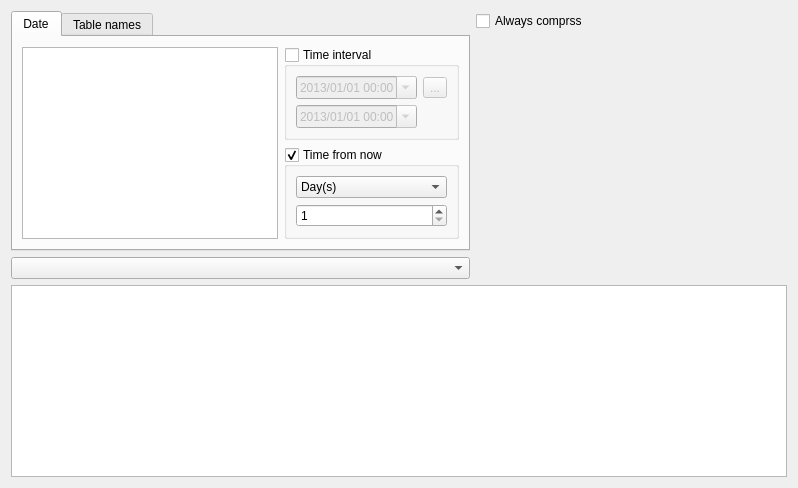
                  <widget class="QWidget" name="page_5">
                   <layout class="QGridLayout" name="gridLayout_13">
                    <item row="0" column="0" rowspan="2">
                     <widget class="QTabWidget" name="tbwHashSumm">
                      <property name="currentIndex">
                       <number>0</number>
                      </property>
                      <widget class="QWidget" name="tab_4">
                       <attribute name="title">
                        <string>Date</string>
                       </attribute>
                       <layout class="QGridLayout" name="gridLayout_7">
                        <item row="0" column="0" rowspan="2">
                         <widget class="QListView" name="lvMeterDataProfile_3">
                          <property name="sizePolicy">
                           <sizepolicy hsizetype="Preferred" vsizetype="Preferred">
                            <horstretch>0</horstretch>
                            <verstretch>0</verstretch>
                           </sizepolicy>
                          </property>
                          <property name="font">
                           <font>
                            <pointsize>12</pointsize>
                           </font>
                          </property>
                          <property name="mouseTracking">
                           <bool>false</bool>
                          </property>
                          <property name="editTriggers">
                           <set>QAbstractItemView::NoEditTriggers</set>
                          </property>
                          <property name="showDropIndicator" stdset="0">
                           <bool>false</bool>
                          </property>
                          <property name="alternatingRowColors">
                           <bool>true</bool>
                          </property>
                          <property name="selectionMode">
                           <enum>QAbstractItemView::SingleSelection</enum>
                          </property>
                          <property name="selectionBehavior">
                           <enum>QAbstractItemView::SelectItems</enum>
                          </property>
                         </widget>
                        </item>
                        <item row="0" column="1">
                         <widget class="QGroupBox" name="gbMeterDataFromTo_3">
                          <property name="sizePolicy">
                           <sizepolicy hsizetype="Preferred" vsizetype="Fixed">
                            <horstretch>0</horstretch>
                            <verstretch>0</verstretch>
                           </sizepolicy>
                          </property>
                          <property name="title">
                           <string>Time interval</string>
                          </property>
                          <property name="checkable">
                           <bool>true</bool>
                          </property>
                          <property name="checked">
                           <bool>false</bool>
                          </property>
                          <layout class="QGridLayout" name="gridLayout_21">
                           <item row="0" column="0">
                            <widget class="QDateTimeEdit" name="dteMeterDataFrom_3">
                             <property name="showGroupSeparator" stdset="0">
                              <bool>true</bool>
                             </property>
                             <property name="minimumDateTime">
                              <datetime>
                               <hour>0</hour>
                               <minute>0</minute>
                               <second>0</second>
                               <year>2013</year>
                               <month>1</month>
                               <day>1</day>
                              </datetime>
                             </property>
                             <property name="minimumDate">
                              <date>
                               <year>2013</year>
                               <month>1</month>
                               <day>1</day>
                              </date>
                             </property>
                             <property name="currentSection">
                              <enum>QDateTimeEdit::YearSection</enum>
                             </property>
                             <property name="displayFormat">
                              <string>yyyy/MM/dd HH:mm</string>
                             </property>
                             <property name="calendarPopup">
                              <bool>true</bool>
                             </property>
                            </widget>
                           </item>
                           <item row="2" column="0">
                            <widget class="QDateTimeEdit" name="dteMeterDataTo_3">
                             <property name="showGroupSeparator" stdset="0">
                              <bool>true</bool>
                             </property>
                             <property name="minimumDate">
                              <date>
                               <year>2013</year>
                               <month>1</month>
                               <day>1</day>
                              </date>
                             </property>
                             <property name="currentSection">
                              <enum>QDateTimeEdit::YearSection</enum>
                             </property>
                             <property name="displayFormat">
                              <string>yyyy/MM/dd HH:mm</string>
                             </property>
                             <property name="calendarPopup">
                              <bool>true</bool>
                             </property>
                            </widget>
                           </item>
                           <item row="0" column="1">
                            <widget class="QToolButton" name="toolButton_11">
                             <property name="text">
                              <string>...</string>
                             </property>
                            </widget>
                           </item>
                          </layout>
                         </widget>
                        </item>
                        <item row="1" column="1">
                         <widget class="QGroupBox" name="gbMeterDataYangerThan_3">
                          <property name="sizePolicy">
                           <sizepolicy hsizetype="Preferred" vsizetype="Fixed">
                            <horstretch>0</horstretch>
                            <verstretch>0</verstretch>
                           </sizepolicy>
                          </property>
                          <property name="title">
                           <string>Time from now</string>
                          </property>
                          <property name="checkable">
                           <bool>true</bool>
                          </property>
                          <property name="checked">
                           <bool>true</bool>
                          </property>
                          <layout class="QVBoxLayout" name="verticalLayout_32">
                           <item>
                            <widget class="QComboBox" name="cbMeterDataKftnt_3">
                             <property name="currentIndex">
                              <number>2</number>
                             </property>
                             <item>
                              <property name="text">
                               <string>Minute(s)</string>
                              </property>
                             </item>
                             <item>
                              <property name="text">
                               <string>Hour(s)</string>
                              </property>
                             </item>
                             <item>
                              <property name="text">
                               <string>Day(s)</string>
                              </property>
                             </item>
                             <item>
                              <property name="text">
                               <string>Month(s)</string>
                              </property>
                             </item>
                            </widget>
                           </item>
                           <item>
                            <widget class="QSpinBox" name="sbMeterDataInterval_3">
                             <property name="minimum">
                              <number>1</number>
                             </property>
                             <property name="maximum">
                              <number>99</number>
                             </property>
                             <property name="value">
                              <number>1</number>
                             </property>
                            </widget>
                           </item>
                          </layout>
                         </widget>
                        </item>
                       </layout>
                      </widget>
                      <widget class="QWidget" name="tab_5">
                       <attribute name="title">
                        <string>Table names</string>
                       </attribute>
                       <layout class="QVBoxLayout" name="verticalLayout_6">
                        <item>
                         <widget class="QPlainTextEdit" name="pteHashSumm_2"/>
                        </item>
                       </layout>
                      </widget>
                     </widget>
                    </item>
                    <item row="0" column="1">
                     <widget class="QCheckBox" name="cbCmprssHsh">
                      <property name="text">
                       <string>Always comprss</string>
                      </property>
                     </widget>
                    </item>
                    <item row="1" column="1">
                     <spacer name="horizontalSpacer_29">
                      <property name="orientation">
                       <enum>Qt::Horizontal</enum>
                      </property>
                      <property name="sizeHint" stdset="0">
                       <size>
                        <width>311</width>
                        <height>20</height>
                       </size>
                      </property>
                     </spacer>
                    </item>
                    <item row="2" column="0">
                     <widget class="QComboBox" name="cbHashSumm_2"/>
                    </item>
                    <item row="3" column="0" colspan="2">
                     <widget class="QPlainTextEdit" name="pteHashSumm"/>
                    </item>
                   </layout>
                  </widget>
